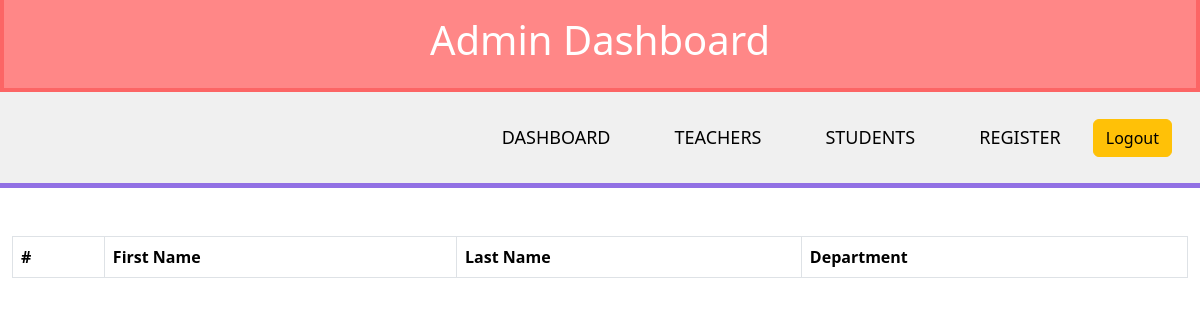
Page /admin-t/ (signed in) on the earlier database version.
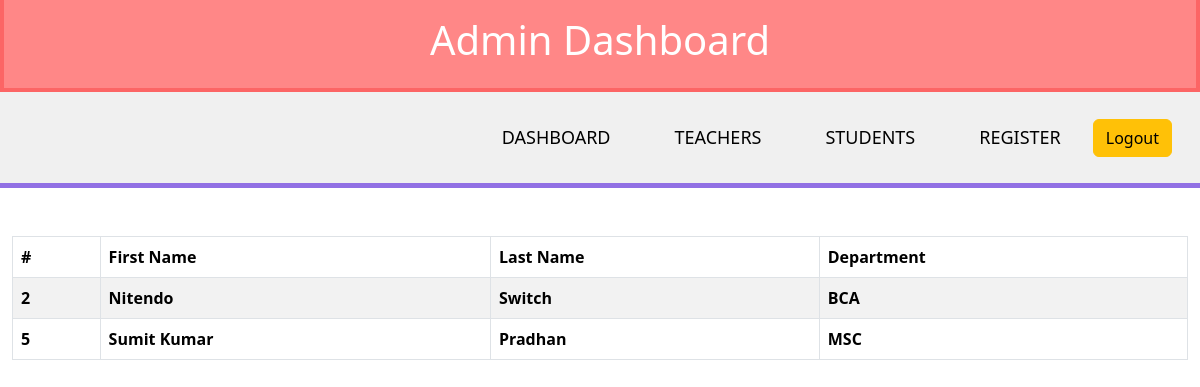
Same page on the later database version.
### main/models.py (models this page shows, shortened)
class Accounts(AbstractBaseUser):
    first_name = models.CharField(max_length=12)
    last_name = models.CharField(max_length=12)
    department = models.CharField(
        max_length=12, blank=True, choices=STUDENT_DEPARTMENT, default="BCA")
    division = models.CharField(max_length=12, blank=True)
    phone_number = models.CharField(max_length=12, unique=True)
    is_active = models.BooleanField(default=True)
    is_admin = models.BooleanField(default=False)
    is_staff = models.BooleanField(default=False)
    USERNAME_FIELD = "phone_number"
    objects = manager.CustomBaseManager()

### main/views.py (the view)
# urls.py: path('admin-t/', views.Admin_dashboard_teacher, name="admin_dashboard_teacher"),
def Admin_dashboard_teacher(request):
    if request.user.is_staff and request.user.is_admin:
        teachers = models.Accounts.objects.all()
        return render(request, 'main/admin-teacher-list.html', locals())
    else:
        raise ValueError("You're not permitted to enter here...")

### main/templates/main/admin-teacher-list.html (shortened to what this page needs)
{% extends "main/base.html" %}
{% load static %}
{% load crispy_forms_tags %}
{% block body %}
<main>
  <div class="container-fluid">
    <div class="row">
      <div class="container-fluid student-title-bg p-3 me-3">
        <h1 class="student-heading text-center">Admin Dashboard</h1>
      </div>
    </div>
      {% include "main/admin-navigation.html" %}
    <div class="row"><div class="container my-5">
      <table class="table table-striped table-bordered">
        <thead>
          <tr>
            <th scope="col">#</th>
            <th scope="col">First Name</th>
            <th scope="col">Last Name</th>
            <th scope="col">Department</th>
          </tr>
        </thead>
        <tbody>
          {% for teacher in teachers %}
          {% if teacher.is_staff and not teacher.is_admin %}
          <tr>
            <th scope="row">{{ forloop.counter }}</th>
            <th scope="col">{{ teacher.first_name }}</th>
            <th scope="col">{{ teacher.last_name }}</th>
            <th scope="col">{{ teacher.department }}</th>
          </tr>
          {% endif %}
          {% endfor %}
        </tbody>
      </table></div>
    </div>
  </div>
</main>
{% endblock body %}

### main/templates/main/base.html (shortened to what this page needs)
{% load static %}
<!DOCTYPE html>
<html lang="en">
<head>
<link rel="stylesheet" href="{% static "main/css/bootstrap.min.css" %}">
<link rel="stylesheet" href="{% static "main/css/custom.css" %}">
</head>
<body>
  {% block body %}{% endblock body %}
</body>
</html>

### main/templates/main/admin-navigation.html
    <div class="row bg-gray">
      <nav class="d-flex flex-direction-row align-items-center justify-content-end">
        <ul class="d-flex flex-direction-row align-items-center justify-content-end  remove-bullet pe-3">
          <li class="nav-links"><a href="{% url "admin_dashboard" %}" class="nav-link p-4">Dashboard</a></li>
          <li class="nav-links"><a href="{% url "admin_dashboard_teacher" %}" class="nav-link p-4">Teachers</a></li>
          <li class="nav-links"><a href="{% url "admin_dashboard_student" %}" class="nav-link p-4">Students</a></li>
          <li class="nav-links"><a href="{% url "admin_dashboard_register" %}" class="nav-link p-4">Register</a></li>
          <a class="btn btn-warning" href="{% url "logout" %}">Logout</a>
        </ul>
      </nav>
    </div>

### main/static/main/css/custom.css (style rules this page uses)
.p-4 { padding: 2rem !important; }
.student-title-bg { color: white; background-color: #ff8787; border: 4px solid #fc6565; border-top: 0; }
.remove-bullet { list-style: none; }
.bg-gray { background-color: #f0f0f0; border-bottom: 5px solid #9170E4; }
ul { padding: 0 !important; margin-bottom: 0; }
ul.d-flex.remove-bullet li.nav-links { font-size: 18px; text-transform: uppercase; transition: all ease 0.2s; }
a.nav-link { text-decoration: none; color: black; }

Differences in the rows shown:
now on this page (row edited): Accounts: first_name "Nitendo", last_name "Switch", department "BCA"
added Accounts: first_name "Sumit Kumar", last_name "Pradhan", department "MSC"
